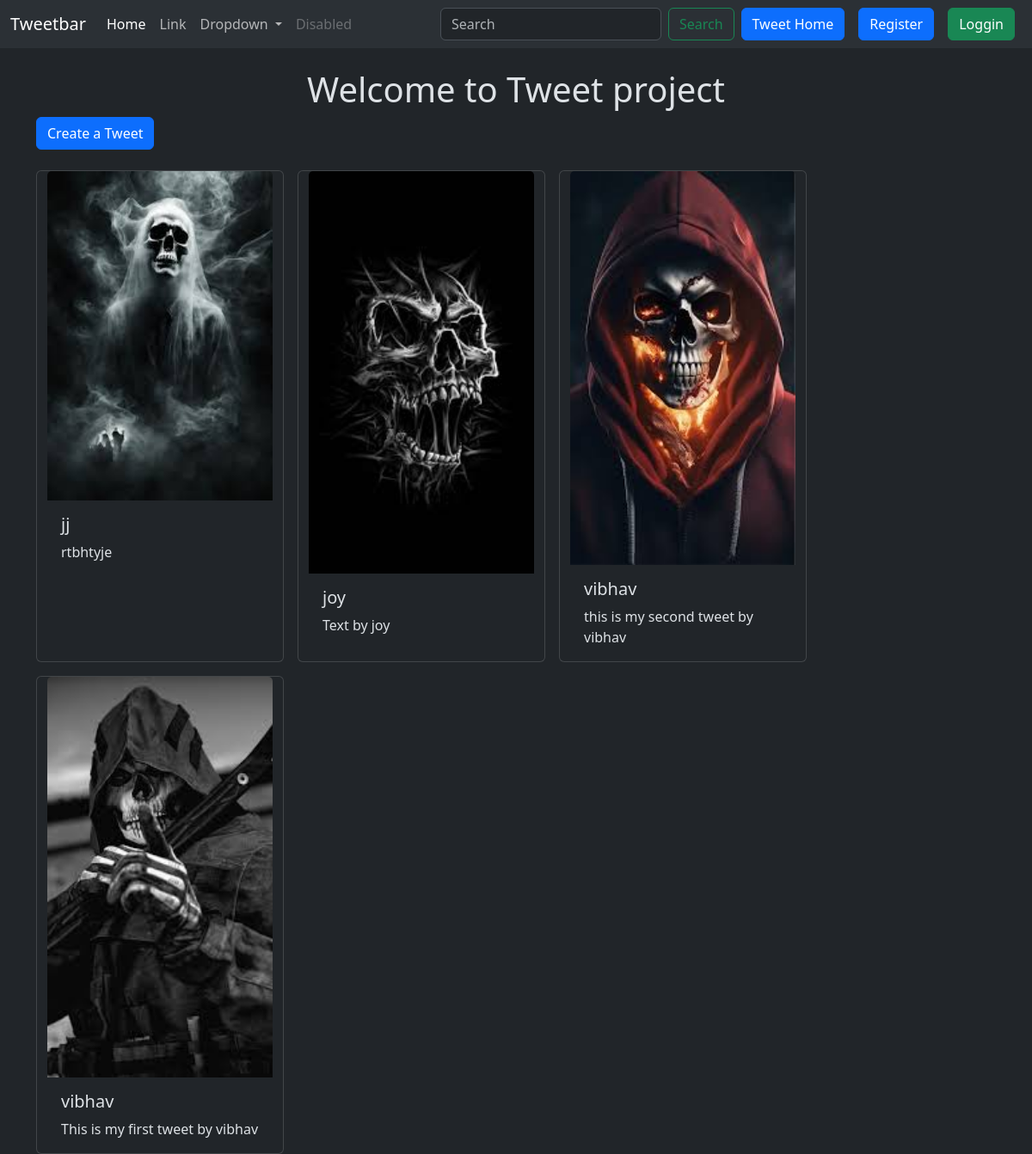
Screenshot of /tweet/ with the database file from the repository.
### tweet/models.py (models this page shows, shortened)
class Tweet(models.Model):
    user = models.ForeignKey(User, on_delete=models.CASCADE)
    text = models.TextField(max_length=240)
    photo = models.ImageField(upload_to='photos/', blank=True ,null=True)
    create_at = models.DateTimeField(auto_now_add=True)
    update_at = models.DateTimeField(auto_now=True)

### tweet/views.py (the view)
# urls.py: path('', views.tweet_list, name = 'tweet_list'),
def tweet_list(request):
    tweets = Tweet.objects.all().order_by('-create_at')
    return render(request,'tweet_list.html', {'tweets': tweets})

### tweet/templates/tweet_list.html (shortened to what this page needs)
{% extends "layout.html" %}
{% block content %}
<h1 class="text-center  mt-4">Welcome to Tweet project </h1>
<a class = "btn btn-primary  mb-4" href="{%url 'tweet_create'%}">Create a  Tweet</a>
<div class="container row gap-3">
    {% for tweet in tweets %}
    <div class="card" style="width: 18rem;">
        <img src="{{tweet.photo.url}}" class="card-img-top" alt="...">
        <div class="card-body">
          <h5 class="card-title">{{tweet.user.username}}</h5>
          <p class="card-text">{{tweet.text}}</p>
        </div>
      </div>
    {% endfor %}
</div>
{% endblock %}

### templates/layout.html (shortened to what this page needs)
{% load static %}
<!DOCTYPE html>
<html lang="en" data-bs-theme="dark">
<head>
    <link href="https://cdn.jsdelivr.net/npm/bootstrap@5.3.3/dist/css/bootstrap.min.css" rel="stylesheet">
</head>
<body >
    <nav class="navbar navbar-expand-lg bg-body-tertiary">
        <div class="container-fluid">
          <a class="navbar-brand" href="#">Tweetbar</a>
          <div class="collapse navbar-collapse" id="navbarSupportedContent">
            <ul class="navbar-nav me-auto mb-2 mb-lg-0">
              <li class="nav-item">
                <a class="nav-link active" aria-current="page" href="#">Home</a>
              </li>
              <li class="nav-item">
                <a class="nav-link" href="#">Link</a>
              </li>
              <li class="nav-item dropdown">
                <a class="nav-link dropdown-toggle" href="#" role="button" data-bs-toggle="dropdown" aria-expanded="false">
                  Dropdown
                </a>
              </li>
              <li class="nav-item">
                <a class="nav-link disabled" aria-disabled="true">Disabled</a>
              </li>
            </ul>
            <form class="d-flex" role="search">
              <input class="form-control me-2" type="search" placeholder="Search" aria-label="Search">
              <button class="btn btn-outline-success" type="submit">Search</button>
            </form>
            <a href = "{%url 'tweet_list'%}" class="btn btn-primary mx-2">Tweet Home </a>
            {% if user.is_authenticated %}
            <form method="post" action="{% url 'logout' %}">
            {% csrf_token %}
             <button class="btn btn-danger" type="submit">Logout</button>
              </form>
            {% else %}
            <a href = "{%url 'register'%}" class="btn btn-primary mx-2">Register </a>
            <a href = "{%url 'login'%}" class="btn btn-success mx-2">Loggin </a>
             {% endif %}
          </div>
        </div>
      </nav>
    <div class="container">
        {% block content %}{% endblock %}
    </div>
</body>
</html>

### rows the page displays
Tweet: photo (picture), user.username "jj", text "rtbhtyje"
Tweet: photo (picture), user.username "joy", text "Text by joy"
Tweet: photo (picture), user.username "vibhav", text "this is my second tweet by vibhav"
Tweet: photo (picture), user.username "vibhav", text "This is my first tweet by vibhav"
